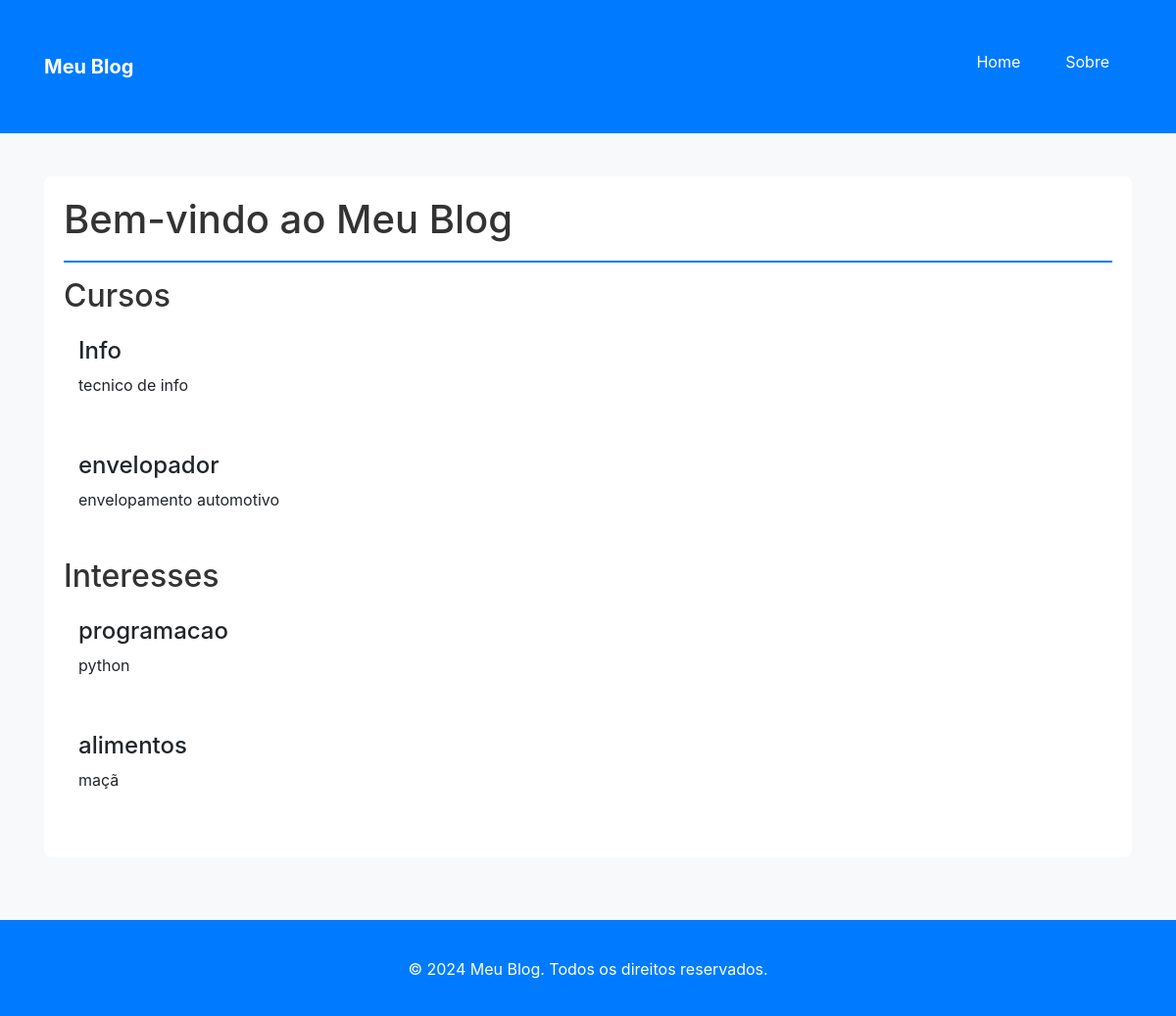
The app's page /, older data.
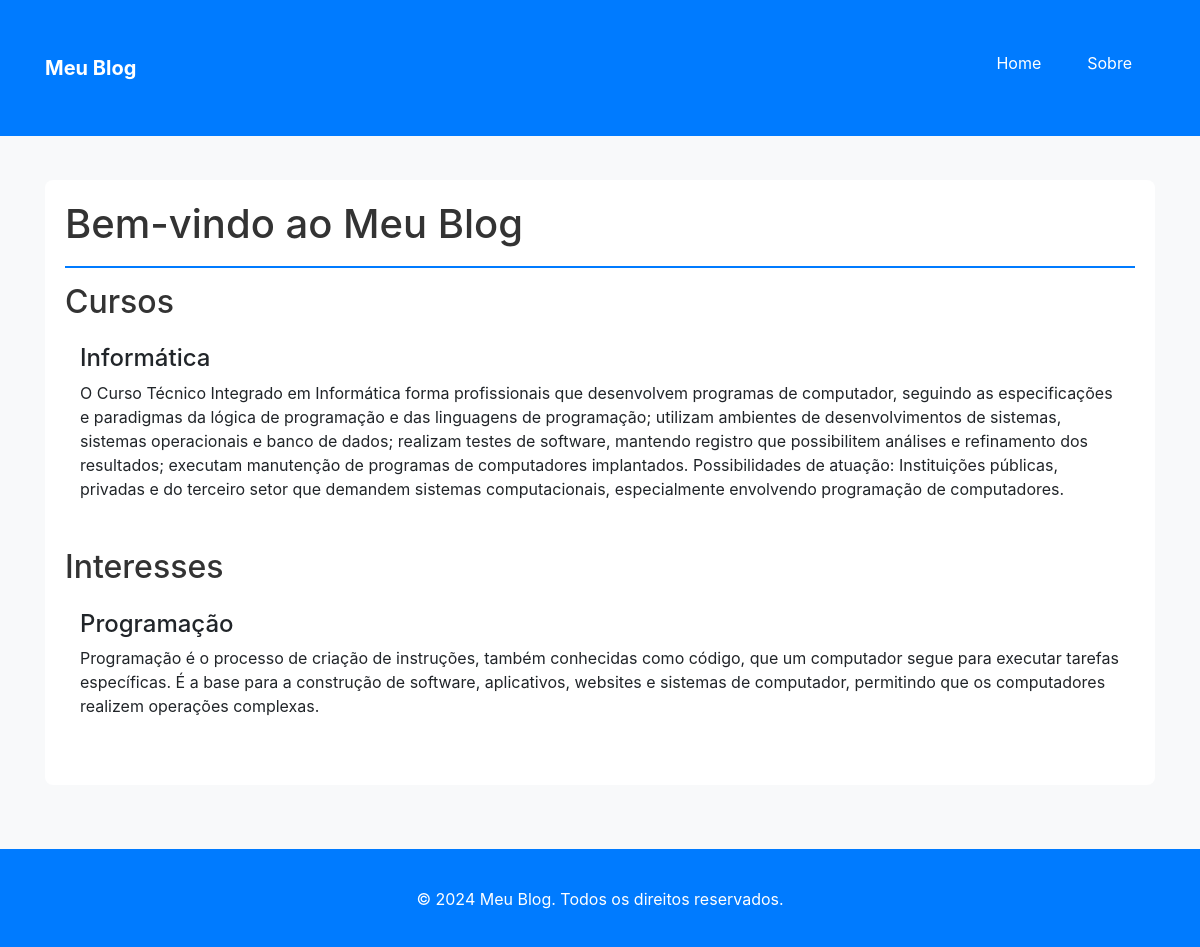
The same page, newer data.
### blog/models.py (models this page shows, shortened)
class Curso(models.Model):
    nome = models.CharField(max_length=200)
    descricao = models.TextField()

class Interesse(models.Model):
    nome = models.CharField(max_length=200)
    descricao = models.TextField()

### blog/views.py (the view)
# urls.py: path('', views.home, name='home'),
def home(request):
    cursos = Curso.objects.all()
    interesses = Interesse.objects.all()
    return render(request, 'blog/home.html', {'cursos': cursos, 'interesses': interesses})

### blog/templates/blog/home.html
{% extends 'base.html' %}
{% block content %}
<div class="section">
    <div class="section-header">
        <h1>Bem-vindo ao Meu Blog</h1>
    </div>
    <div class="section-content">
        <h2>Cursos</h2>
        <ul>
            {% for curso in cursos %}
            <li>
                <h4>{{ curso.nome }}</h4>
                <p>{{ curso.descricao }}
            </li>
            {% endfor %}
        </ul>
        <h2>Interesses</h2>
        <ul>
            {% for interesse in interesses %}
            <li>
                <h4>{{ interesse.nome }}</h4>
                <p>{{ interesse.descricao }}</p>
            </li>
            {% endfor %}
        </ul>
    </div>
</div>
{% endblock %}

### blog/templates/base.html (shortened to what this page needs)
<!DOCTYPE html>
<html lang="pt-br">
<head>
    {% load static %}
    <link rel="stylesheet" href="{% static 'css/styles.css' %}">
    <link rel="stylesheet" href="https://stackpath.bootstrapcdn.com/bootstrap/4.5.2/css/bootstrap.min.css">
</head>
<body class="bg-light">
    <nav class="navbar navbar-expand-lg navbar-dark bg-primary mb-4">
        <div class="container">
            <a class="navbar-brand" href="/">Meu Blog</a>
            <div class="collapse navbar-collapse" id="navbarNav">
                <ul class="navbar-nav ml-auto">
                    <li class="nav-item">
                        <a class="nav-link" href="/">Home</a>
                    </li>
                    <li class="nav-item">
                        <a class="nav-link" href="{% url 'sobre' %}">Sobre</a>
                    </li>
                </ul>
            </div>
        </div>
    </nav>
    <div class="container">
        {% block content %}
        {% endblock %}
    </div>
    <footer class="bg-primary text-white text-center py-3 mt-4">
        <div class="container">
            <p class="mb-0">&copy; 2024 Meu Blog. Todos os direitos reservados.</p>
        </div>
    </footer>
</body>
</html>

### blog/static/css/styles.css (style rules this page uses)
html, body { height: 100%; margin: 0; }
body { font-family: 'Arial', sans-serif; line-height: 1.6; background-color: #f4f4f4; display: flex; flex-direction: column; }
.container { flex: 1; max-width: 1200px; margin: 0 auto; padding: 20px; }
nav { background-color: #343a40; color: #ffffff; }
.navbar-brand { color: #ffffff; font-weight: bold; }
.navbar-nav .nav-link { color: #ffffff !important; }
h1, h2, h3 { color: #333; }
h1 { font-size: 2.5rem; margin-bottom: 20px; }
h2 { font-size: 2rem; margin-bottom: 15px; }
a { color: #007bff; text-decoration: none; }
.section { padding: 20px; background-color: #ffffff; border-radius: 8px; margin-bottom: 20px; }
.section-header { border-bottom: 2px solid #007bff; padding-bottom: 10px; margin-bottom: 15px; }
.section-content { margin-top: 10px; }
ul { list-style: none; padding: 0; }
ul li { border-radius: 4px; padding: 15px; margin-bottom: 10px; }
ul li h4 { margin-top: 0; }
footer { background-color: #343a40; color: #ffffff; text-align: center; padding: 20px; margin-top: auto; border-top: 2px solid #007bff; }

Row changes from the older to the newer data that the page shows:
removed Curso: nome "envelopador", descricao "envelopamento automotivo"
removed Interesse: nome "alimentos", descricao "maçã"
changed Curso: nome "Info" → "Informática"; descricao "tecnico de info" → "O Curso Técnico Integrado em Informática forma profissionais que desenvolvem programas de computador, seguindo as especificações e paradigmas da lógica de programação e das linguagens de programação; utilizam ambientes de desenvolvimentos de sistemas, sistemas operacionais e banco de dados; realizam testes de software, mantendo registro que possibilitem análises e refinamento dos resultados; executam manutenção de programas de computadores implantados. Possibilidades de atuação: Instituições públicas, privadas e do terceiro setor que demandem sistemas computacionais, especialmente envolvendo programação de computadores."
changed Interesse: nome "programacao" → "Programação"; descricao "python" → "Programação é o processo de criação de instruções, também conhecidas como código, que um computador segue para executar tarefas específicas. É a base para a construção de software, aplicativos, websites e sistemas de computador, permitindo que os computadores realizem operações complexas."
